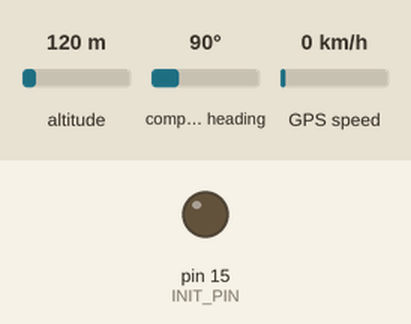
Simulated run of this sketch. Board: Arduino Uno, built with avr-gcc and run on an emulated ATmega328P. On the bench: output pins drawn as LEDs (lit = HIGH). Inputs (shaded band) come from the test bench; at power-on: altitude 120 m, compass heading 90°, GPS speed 0 km/h. The GPS gets a fix after 3 s at 37.7749, -122.4194 with 8 satellites; what the sketch prints to the serial monitor is not drawn.

Above: at 0.1 s.
Timing chart, 0 to 1.9 s (numbered marks = the images above):
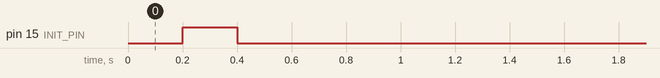

The sketch:

GPS_A2235.ino
```cpp
/******************************************************************************
GTI - Semestre 1A
GPS A2235H
Conectar RXI al pin 12 del ESP8266
Conectar TXO al pin 13 del ESP8266
Usamos el pim 15 para inicializar el GPS
ATENCION: no poner el GPS sobre el Sparkfun

******************************************************************************/

#include <TinyGPS++.h>  //Librería del GPS
#include <SoftwareSerial.h>

#define RX_PIN  12 // GPS RXI
#define TX_PIN  13 // GPS TX0
#define INIT_PIN 15 // Pin para  Inicializar el GPS


#define GPS_BAUD  4800  //  velocidad de comunicación serie

TinyGPSPlus gps; // Definimos el objeto gps

SoftwareSerial ss(RX_PIN,TX_PIN); // Creamos una UART software para comunicación con el GPS

/////////////////////////////////////////////////////////////////////////////////////////
///// FUNCIONES

// Función espera 1s para leer del GPS
static void smartDelay(unsigned long ms)
{
  unsigned long start = millis();
  do
  {
    while(ss.available())
    {
      gps.encode(ss.read());  // leemos del gps
    }
  } while(millis() - start < ms);
}
// Función para encender/apagar mediante un pulso
void switch_on_off()
{
   // Power on pulse
  digitalWrite(INIT_PIN,LOW);
  delay(200);
  digitalWrite(INIT_PIN,HIGH);
  delay(200);
  digitalWrite(INIT_PIN,LOW);
 }


/////////////////////////////////////////////////////////////////////////
// CONFIGURACION
////////////////////////////////////////////////////////////////////////
void setup() {
  Serial.begin(9600); // Inicializar la comunicación con el monitor serie
  ss.begin(GPS_BAUD); // Inicializar la comunicación con el GPS

  pinMode(INIT_PIN,OUTPUT);
  switch_on_off(); // Pulso para encender el GPS

  Serial.println("Fecha      Hora       Latitud   Longitud   Alt    Rumbo   Velocidad");
  Serial.println("(MM/DD/YY) (HH/MM/SS)     (deg)       (deg)  (ft)                   (mph)");
  Serial.println("-------------------------------------------------------------------------");
}

/////////////////////////////////////////////////////////////////////////
// BUCLE
////////////////////////////////////////////////////////////////////////
void loop() {
  char gpsDate[10];
  char gpsTime[10];

  if(gps.location.isValid()){ // Si el GPS está recibiendo los mensajes NMEA

    sprintf(gpsDate,"%d/%d/%d", gps.date.month(),gps.date.day(),gps.date.year()); // Construimos string de datos fecha
    sprintf(gpsTime,"%d/%d/0%d", gps.time.hour(),gps.time.minute(),gps.time.second());  // Construimos string de datos hora

    Serial.print(gpsDate);
    Serial.print('\t');
    Serial.print(gpsTime);
    Serial.print('\t');
    Serial.print(gps.location.lat(),6);
    Serial.print('\t');
    Serial.print(gps.location.lng(),6);
    Serial.print('\t');
    Serial.print(gps.altitude.feet());
    Serial.print('\t');
    Serial.print(gps.course.deg(),2);
    Serial.print('\t');
    Serial.println(gps.speed.mph(),2);
  }
  else  // Si no recibe los mensajes
  {

    Serial.print("Satellites in view: ");
    Serial.println(gps.satellites.value());
  }
  smartDelay(1000);
}
```
